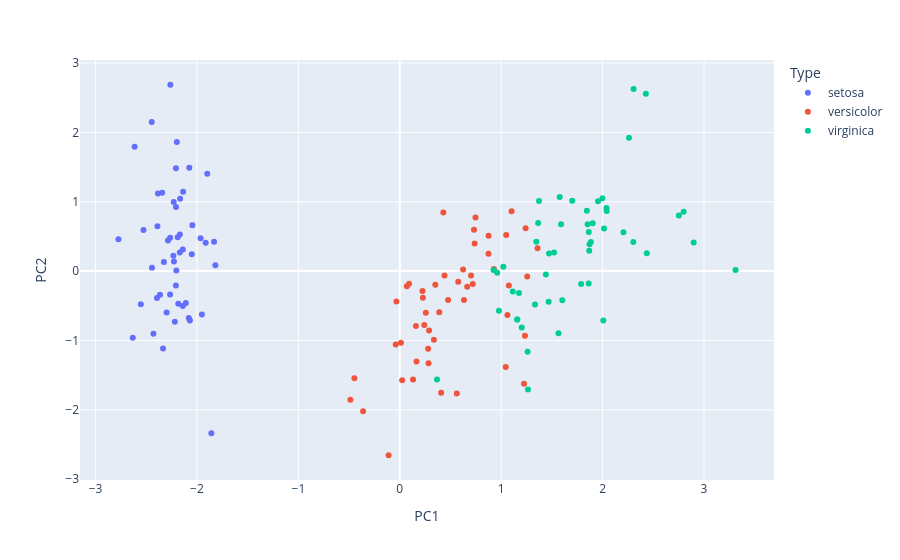

The notebook cell saved with this chart:
### Code cell
df_plot = pd.DataFrame({"PC1": X_pca[:,0], "PC2":X_pca[:,1], "Type": iris.target_names[y]})
px.scatter(df_plot, x = "PC1", y= "PC2", color="Type")
